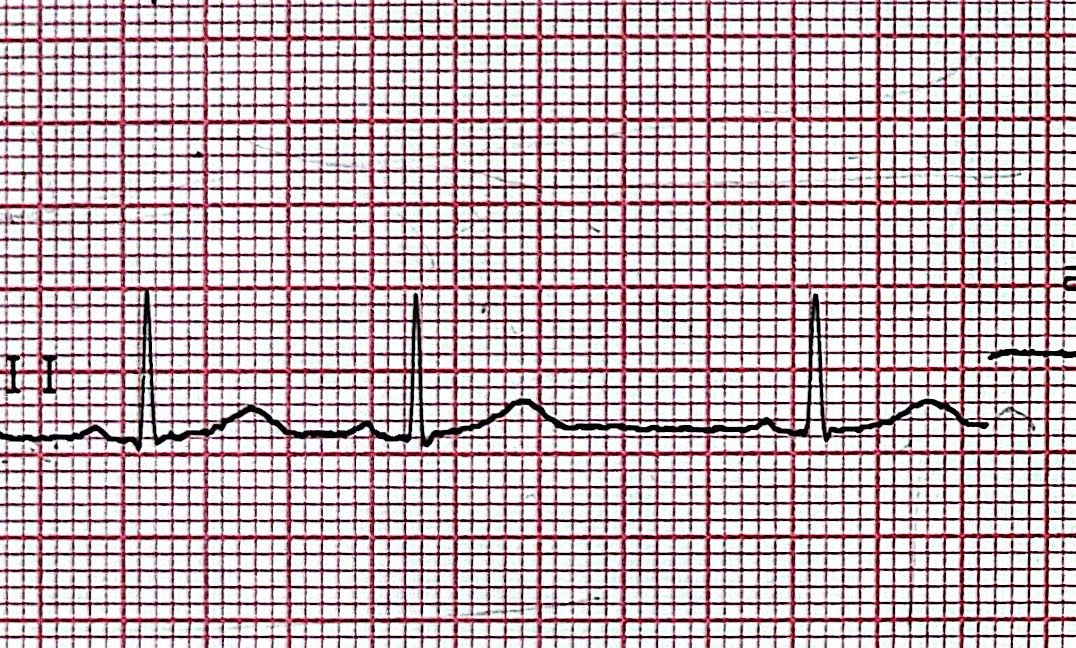
#> input picture img/magic_CUT_new.jpg, 1076 x 648 px
$ python main.py
#> lines starting #> are read from the running program, lines starting #| are printed output that depends on the picture; after the words box and inside, x2 and y2 are one past the last pixel; in counts of white or black regions, pixels touching at a corner belong together
### find_contours.py
import cv2
import numpy as np

__all__ = []


def find_contours(picture, kernel_limit):
    img = cv2.imread(picture)

    # median blur
    median = cv2.medianBlur(img, 5)

    # threshold on black
    lower = (0, 0, 0)
    upper = (45, 45, 45)
    # upper = (15, 15, 15)
    thresh = cv2.inRange(median, lower, upper)

    # apply morphology open and close
    kernel = cv2.getStructuringElement(cv2.MORPH_RECT, (3, 3))
    morph = cv2.morphologyEx(thresh, cv2.MORPH_OPEN, kernel)
    kernel = cv2.getStructuringElement(
        cv2.MORPH_RECT,
        (kernel_limit, kernel_limit),
    )
    morph = cv2.morphologyEx(morph, cv2.MORPH_CLOSE, kernel)

    # filter contours on area
    contours = cv2.findContours(
        morph,
        cv2.RETR_EXTERNAL,
        cv2.CHAIN_APPROX_SIMPLE,
    )
    contours = contours[0] if len(contours) == 2 else contours[1]

    line1 = []
    line2 = []

    # find ecg lines
    for i in range(len(contours)):
        area = cv2.contourArea(contours[i])
        if area > 3000:
            contour = np.ndarray.tolist(contours[i])
            prom = []
            for item in contour:
                prom.append(item[0])

            mi = min([item[0] for item in prom])
            ma = max([item[0] for item in prom])

            start_line = []
            j = 0

            while prom[j][0] != mi:
                start_line.append(prom[j])
                j += 1

            start_line.append(prom[j])
            start_line.reverse()
            start = j

            while prom[j][0] != ma:
                j += 1

            end_line = prom[j:]
            end_line.reverse()

            line1 = start_line + end_line
            line2 = prom[start : j + 1]
            cv2.drawContours(img, [contours[i]], -1, (0, 0, 255), 2)

    cv2.namedWindow('Electric cardiogram of heart', cv2.WINDOW_NORMAL)
    cv2.imshow('Electric cardiogram of heart', img)

    if cv2.waitKey(0) & 0xFF == ord('q'):
        cv2.destroyAllWindows()

    return line1, line2

### rectangle.py
import cv2

__all__ = []


def find_small_scale(image_path):
    # Read the input image
    input_image = cv2.imread(image_path)

    # Convert image to grayscale
    grayscale_image = cv2.cvtColor(input_image, cv2.COLOR_BGR2GRAY)

    # Convert to binary image
    _, binary_image = cv2.threshold(
        grayscale_image,
        150,
        255,
        cv2.THRESH_BINARY,
    )

    # Find all the contours
    all_contours, hierarchy = cv2.findContours(
        binary_image,
        cv2.RETR_LIST,
        cv2.CHAIN_APPROX_SIMPLE,
    )

    # Find mode
    variants = []
    axis_variants = []

    # Loop through individual contours
    for contour in all_contours:
        # Approximate contour to a polygon
        perimeter = cv2.arcLength(contour, True)
        approx = cv2.approxPolyDP(contour, 0.02 * perimeter, True)

        # Calculate aspect ratio and bounding box
        if len(approx) == 4:
            x, y, w, h = cv2.boundingRect(approx)
            axis_variants.append(y)

            if w == h:
                variants.append(h)

            # aspect_ratio = float(w) / h
            # print(np.ndarray.tolist(approx))
            # Draw bounding box
            # cv2.drawContours(input_image, [approx], -1, (0, 255, 0), 3)

    axis_variants = list(set(axis_variants))
    axis_variants.sort()

    # Display the result
    # cv2.imshow("Detected Rectangles", input_image)
    # cv2.waitKey(0)
    # cv2.destroyAllWindows()

    return max(set(variants), key=variants.count), axis_variants

### curve_analysis.py
__all__ = []


def find_extremes(array):
    deltas = [0] + [
        array[i][1] - array[i + 1][1] for i in range(len(array) - 1)
    ]
    start = 0
    while deltas[start] == 0:
        start += 1

    minimums = []
    maximums = []
    growth = True if deltas[start] > 0 else False

    for i in range(start + 1, len(deltas)):
        if deltas[i] > 0 and not growth:
            minimums.append(array[i - 1])
            growth = True
        elif deltas[i] < 0 and growth:
            maximums.append(array[i - 1])
            growth = False

    return minimums, maximums


# [39 lines left out: function find_extremes_efd, not called in this run]


def find_establish_points(array, min_distance):
    deltas = [0] + [
        array[i][1] - array[i + 1][1] for i in range(len(array) - 1)
    ]
    establish_points = []

    for i in range(1, len(deltas)):
        if deltas[i] == 0 and array[i][0] - array[i - 1][0] > min_distance / 2:
            y = array[i][1]
            for x in range(array[i - 1][0], array[i][0] + 1):
                establish_points.append([x, y])

    return establish_points


def find_neighbour_minimums(
    maximums,
    category_count,
    current_categories,
    potential_neighbour_minimums,
):
    category_maximums = [
        maximums[i]
        for i in range(len(maximums))
        if i % category_count in current_categories
    ]
    neighbour_minimums = []
    ind = 0

    for i in range(1, len(potential_neighbour_minimums)):
        if (
            potential_neighbour_minimums[i][0] > category_maximums[ind][0]
            and potential_neighbour_minimums[i][1] != category_maximums[ind][1]
        ):
            k = 1
            while (
                potential_neighbour_minimums[i - k][1]
                == category_maximums[ind][1]
            ):
                k += 1

            neighbour_minimums.append(potential_neighbour_minimums[i - k])
            neighbour_minimums.append(potential_neighbour_minimums[i])
            ind += 1

            if ind == len(category_maximums):
                break

    return neighbour_minimums


def find_neighbour_maximums(
    minimums,
    max_distance,
    potential_neighbour_maximums,
):
    neighbour_maximums = []
    ind = 0

    for i in range(len(potential_neighbour_maximums)):
        if (
            ind % 2 == 0
            and minimums[ind][0] - potential_neighbour_maximums[i][0]
            <= max_distance
        ):
            neighbour_maximums.append(potential_neighbour_maximums[i - 1])
            ind += 1
        elif (
            ind % 2 == 1
            and potential_neighbour_maximums[i][0] - minimums[ind][0]
            > max_distance
        ):
            neighbour_maximums.append(potential_neighbour_maximums[i])
            ind += 1

        if ind == len(minimums):
            break

    return neighbour_maximums

### curve_calculation.py
import cv2

__all__ = []


def draw_lower_layout(img, x1, x2, y, layout_length, text):
    cv2.line(img, (x1, y), (x1, y + layout_length), (0, 0, 0), 1)
    cv2.line(img, (x2, y), (x2, y + layout_length), (0, 0, 0), 1)
    cv2.line(
        img,
        (x1, y + layout_length),
        (x2, y + layout_length),
        (0, 120, 255),
        2,
    )

    cv2.line(
        img,
        (x1, y + layout_length),
        (x1 + 5, y + layout_length + 3),
        (0, 0, 0),
        2,
    )
    cv2.line(
        img,
        (x1, y + layout_length),
        (x1 + 5, y + layout_length - 3),
        (0, 0, 0),
        2,
    )
    cv2.line(
        img,
        (x1 + 5, y + layout_length - 3),
        (x1 + 5, y + layout_length + 3),
        (0, 0, 0),
        2,
    )

    cv2.line(
        img,
        (x2 - 5, y + layout_length - 3),
        (x2, y + layout_length),
        (0, 0, 0),
        2,
    )
    cv2.line(
        img,
        (x2 - 5, y + layout_length + 3),
        (x2, y + layout_length),
        (0, 0, 0),
        2,
    )
    cv2.line(
        img,
        (x2 - 5, y + layout_length - 3),
        (x2 - 5, y + layout_length + 3),
        (0, 0, 0),
        2,
    )

    cv2.putText(
        img,
        text,
        ((x1 + x2) // 2 - 10, y + layout_length + 10),
        cv2.FONT_HERSHEY_SIMPLEX,
        0.35,
        (255, 0, 0),
        1,
    )


def draw_upper_layout(img, x1, x2, y, layout_length, text):
    cv2.line(img, (x1, y), (x1, y - layout_length), (0, 0, 0), 1)
    cv2.line(img, (x2, y), (x2, y - layout_length), (0, 0, 0), 1)
    cv2.line(
        img,
        (x1, y - layout_length),
        (x2, y - layout_length),
        (0, 120, 255),
        2,
    )

    cv2.line(
        img,
        (x1, y - layout_length),
        (x1 + 5, y - layout_length + 3),
        (0, 0, 0),
        2,
    )
    cv2.line(
        img,
        (x1, y - layout_length),
        (x1 + 5, y - layout_length - 3),
        (0, 0, 0),
        2,
    )
    cv2.line(
        img,
        (x1 + 5, y - layout_length - 3),
        (x1 + 5, y - layout_length + 3),
        (0, 0, 0),
        2,
    )

    cv2.line(
        img,
        (x2 - 5, y - layout_length - 3),
        (x2, y - layout_length),
        (0, 0, 0),
        2,
    )
    cv2.line(
        img,
        (x2 - 5, y - layout_length + 3),
        (x2, y - layout_length),
        (0, 0, 0),
        2,
    )
    cv2.line(
        img,
        (x2 - 5, y - layout_length - 3),
        (x2 - 5, y - layout_length + 3),
        (0, 0, 0),
        2,
    )

    cv2.putText(
        img,
        text,
        ((x1 + x2) // 2 - 10, y - layout_length - 5),
        cv2.FONT_HERSHEY_SIMPLEX,
        0.35,
        (255, 0, 0),
        1,
    )


def draw_layout(img, maximums, establish_points, small_rectangle_length):
    for i in range(len(establish_points) // 6):
        draw_lower_layout(
            img,
            establish_points[6 * i][0],
            establish_points[6 * i + 2][0],
            establish_points[6 * i][1],
            small_rectangle_length * 3,
            'Int PQ',
        )
        draw_lower_layout(
            img,
            establish_points[6 * i + 2][0],
            establish_points[6 * i + 3][0],
            establish_points[6 * i + 2][1],
            small_rectangle_length * 5,
            'QRS',
        )
        draw_lower_layout(
            img,
            establish_points[6 * i + 2][0],
            establish_points[6 * i + 5][0],
            establish_points[6 * i + 2][1],
            small_rectangle_length * 8,
            'Int QT',
        )

        draw_upper_layout(
            img,
            establish_points[6 * i + 1][0],
            establish_points[6 * i + 2][0],
            establish_points[6 * i + 1][1],
            small_rectangle_length * 3,
            'Seg PQ',
        )
        draw_upper_layout(
            img,
            establish_points[6 * i + 3][0],
            establish_points[6 * i + 4][0],
            establish_points[6 * i + 3][1],
            small_rectangle_length * 3,
            'Seg ST',
        )

    r_maximums = [maximums[i] for i in range(len(maximums)) if i % 3 == 1]
    for i in range(1, len(r_maximums)):
        draw_upper_layout(
            img,
            r_maximums[i - 1][0],
            r_maximums[i][0],
            r_maximums[i][1],
            (i + 1) * 20,
            f'Interval R{i}R{i + 1}',
        )


def print_parameters(maximums, establish_points, scale):
    for i in range(len(establish_points) // 6):
        print(f'Fragment {i + 1}:')
        segment_pq = round(
            (establish_points[6 * i + 2][0] - establish_points[6 * i + 1][0])
            / scale,
            3,
        )
        print(f'Segment PQ: {segment_pq} seconds')
        segment_st = round(
            (establish_points[6 * i + 4][0] - establish_points[6 * i + 3][0])
            / scale,
            3,
        )
        print(f'Segment ST: {segment_st} seconds')
        interval_pq = round(
            (establish_points[6 * i + 2][0] - establish_points[6 * i][0])
            / scale,
            3,
        )
        print(f'Interval PQ: {interval_pq} seconds')
        qrs = round(
            (establish_points[6 * i + 3][0] - establish_points[6 * i + 2][0])
            / scale,
            3,
        )
        print(f'QRS: {qrs} seconds')
        interval_qt = round(
            (establish_points[6 * i + 5][0] - establish_points[6 * i + 2][0])
            / scale,
            3,
        )
        print(f'Interval QT: {interval_qt} seconds\n')

    r_maximums = [maximums[i] for i in range(len(maximums)) if i % 3 == 1]
    print('Intervals RR:')
    for i in range(1, len(r_maximums)):
        print(
            f'R{i+1} - R{i} = '
            f'{round((r_maximums[i][0] - r_maximums[i - 1][0]) / scale, 3)}'
            f' seconds',
        )


# [26 lines left out: function find_corner, not called in this run]

### analysis_report.py
def print_report(minimums, maximums, establish_points, scale, small_rectangle_length, axis):
    # Анализ сердечного ритма и проводимости
    interval_r_r1 = (maximums[4][0] - maximums[1][0]) / scale  # Значение первого интервала R-R
    interval_r_r2 = (maximums[7][0] - maximums[4][0]) / scale
    interval_r_r_average = (interval_r_r1 + interval_r_r2) / 2

    # Это среднее значение интервала R-R в одном отведении
    percent_10_from_interval_r_r_average = interval_r_r_average / 10
    print(f'\n{percent_10_from_interval_r_r_average}')

    # Находим десять процентов от среднего значения интервала R-R
    difference_interval_r_r1_r_r2 = interval_r_r1 - interval_r_r2

    if difference_interval_r_r1_r_r2 < 0:
        positive_value = difference_interval_r_r1_r_r2 * (-1)
        if positive_value <= interval_r_r_average:
            print('Ритм правильный регулярный')
        else:
            print('Ритм неправильный(нерегулярный)')
    else:
        if difference_interval_r_r1_r_r2 < interval_r_r_average:
            print('Ритм правильный регулярный')
        else:
            print('Ритм неправильный(нерегулярный)')

    # Подсчет числа сердечных сокращений
    heart_rate = 60 / interval_r_r_average
    print(heart_rate)

    # Определение положения электрической оси сердца во фронтальной плоскости

    # Оценка функций проводимости
    length_of_tooth_p = establish_points[1][0] - establish_points[0][0]  # Длина зубца Р
    if length_of_tooth_p <= 0.1:
        print('Длина зубца P находится в допустимом диапозоне')
    else:
        print('Длина зубца P не находится в допустимом диапозоне ')

    # Длительность интервалов P-Q(R) во втором стандартном отведении
    interval_duration_pqr = minimums[1][0] - establish_points[0][0]
    if 0.12 <= interval_duration_pqr <= 0.2:
        print('Длительность интервала P-Q(R) находится в допустимом диапозоне(норма)')
    else:
        print('Длительность интервала P-Q(R)не находится в допустимом диапозоне(патология)')

    # Длительность желудочкового комплекса QRS
    ventricular_qrs_complex_duration = establish_points[3][0] - establish_points[2][0]
    if 0.06 <= ventricular_qrs_complex_duration <= 0.1:
        print('Длительность желудочкового комплекса QRS находится в допустимом диапозоне(норма)')
    else:
        print('Длительность желудочкового комплекса QRS не находится в допустимом диапозоне(патология)')

    # Интервал внутреннего отклонения в грудных отведениях V1 и V6
    internal_deviation_interval_v1 = 1
    internal_deviation_interval_v6 = 1
    if internal_deviation_interval_v1 <= 0.03:
        print('Интервал внутреннего отклонения в грудном отведении V1 находится в диапозоне нормы')
    else:
        print('Интервал внутреннего отклонения в грудном отведении V1 не находится в диапозоне нормы')

    if internal_deviation_interval_v6 <= 0.05:
        print('Интервал внутреннего отклонения в грудном отведении V6 находится в диапозоне нормы')
    else:
        print('Интервал внутреннего отклонения в грудном отведении V6 не находится в диапозоне нормы')

    # Анализ предсердного зубца P
    wave_amplitude_P = (max(establish_points[0][1], establish_points[2][1]) - maximums[0][1]) / small_rectangle_length  # Амплитуда зубца P
    if wave_amplitude_P <= 2.5:
        print('Амплитуда зубца P находится в диапозоне нормы')
    else:
        print('Амплитуда зубца P не находится в диапозоне нормы')

    # Полярность зубца P

    # Форма зубца P

    # Анализ желудочкового комплекса QRST

    # Амплитуда и продолжительность зубца Q
    wave_amplitud_Q = 3  # Значение амплитуды зубца Q
    length_of_tooth_Q = 2  # Значение продолжительности зубца Q

    if wave_amplitud_Q <= 0.03:
        print('Амплитуда зубца Q находится в диапозоне нормы')
    else:
        print('Амплитуда зубца Q не находится в диапозоне нормы')

    if length_of_tooth_Q <= 0.04:
        print('Продолжителность зубца Q находится в диапозоне нормы')
    else:
        print('Продолжителность зубца Q не находится в диапозоне нормы')

    # Амплитуда зубца R
    wave_amplitude_R = (axis - maximums[1][1]) / small_rectangle_length  # Значение амплитуды зубца R
    if 6 <= wave_amplitude_R <= 16:
        print('Амплитуда зубца R находится в диапозоне нормы')
    else:
        print('Амплитуда зубца R не находится в диапозоне нормы')

    # Амплитуда зубца S
    wave_amplitude_s = 1  # Значение амплитуды зубца S

    if 0 <= wave_amplitude_s <= 6:
        print('Амплитуда зубца S находится в диапозоне нормы')
    else:
        print('Амплитуда зубца S не находится в диапозоне нормы')

    # Анализ сегмента RS-T

    # Положительное (+) или отрицательное (-) отклонение точки соединения j от изоэлектрической линии

    # Смещение сегмента RS-T на расстояние 0.08 сек вправо от точки соединения j

    # Форма смещения сегмента RS-T

    # Полярность зубца T

    # Форма зубца T

    # Амплитуда зубца T
    wave_amplitude_t = (max(establish_points[4][1], establish_points[5][1]) - maximums[2][1]) / small_rectangle_length  # Значение амплитуды зубца Т

    if wave_amplitude_t <= 6:
        print('Амплитуда зубца T находится в диапозоне нормы')
    else:
        print('Амплитуда зубца T не находится в диапозоне нормы')

    # Анализ интервала Q-T
    interval_QT = (establish_points[5][0] - establish_points[2][0]) / scale  # Значение интервала Q-T
    interval_QT *= 1000  # Перевод секунд в микросекунды

    interval_QTC = interval_QT / (interval_r_r1 ** 0.5)

    if 360 <= interval_QTC <= 440:
        print(interval_QTC, 'Нормальная продолжительность корригированного интервала')
    elif 340 <= interval_QTC <= 359:
        print(interval_QTC, 'Пограничное значение корригированного интервала')
    elif 441 <= interval_QTC <= 460:
        print(interval_QTC, 'Пограничное значение корригированного интервала')
    elif interval_QTC < 340:
        print(interval_QTC, 'Корригированный интервал QT укорочен')
    else:
        # interval_QTC > 460
        print(interval_QTC, 'Корригированный интервал QT удлинен')

### main.py
import cv2

import find_contours
import rectangle
import curve_analysis
import curve_calculation
import analysis_report

__all__ = []


def second_section():
    picture = 'img/magic_CUT_new.jpg'
    show_picture = 'img/default_CUT_new.jpg'
    # img = cv2.imread(picture, cv2.IMREAD_GRAYSCALE)

    img = cv2.imread(picture)
#> img is the input picture: shape (648, 1076, 3); mean B, G, R 184, 178.6, 195.5
    img_height, img_width, img_channels = img.shape
    result = cv2.imread(show_picture)
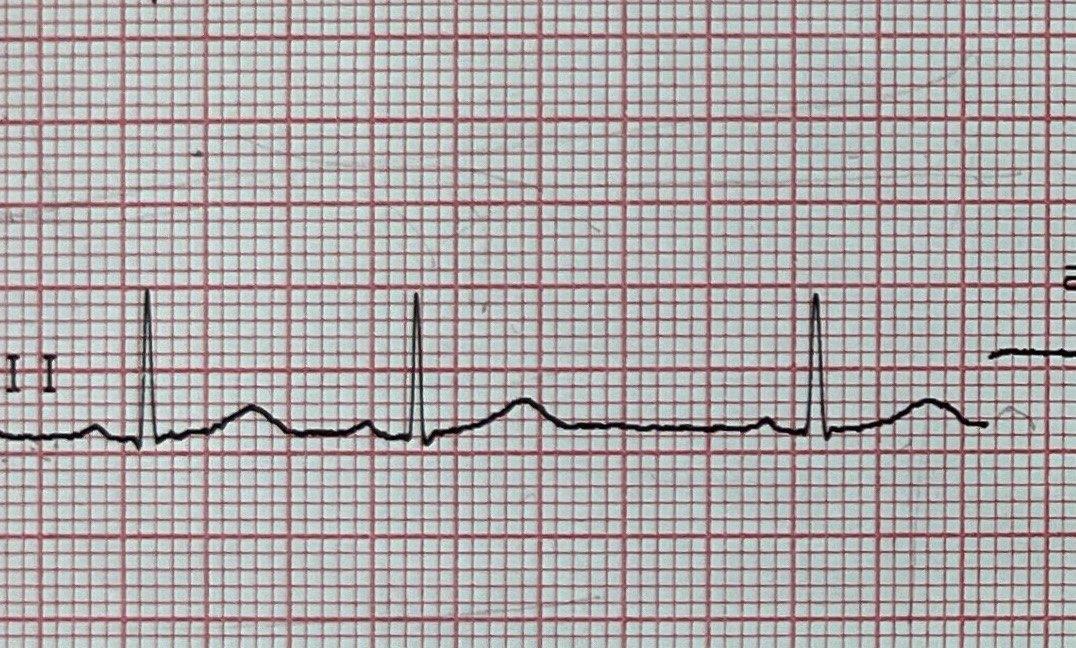
#> input picture img/default_CUT_new.jpg, 1076 x 648 px
#> result is the input picture: shape (648, 1076, 3); mean B, G, R 169, 168.4, 174.4

    upper_contour, _ = find_contours.find_contours(picture, 29)
#> in find_contours, `median = cv2.medianBlur(img, 5)`:
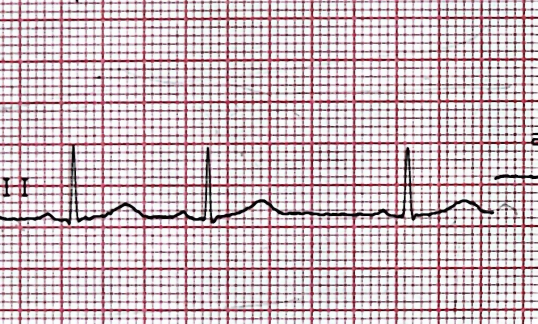
#> median: shape (648, 1076, 3) (shown at 1/2 size); mean B, G, R 194.3, 188.5, 206.5
#> in find_contours, `thresh = cv2.inRange(median, lower, upper)`:
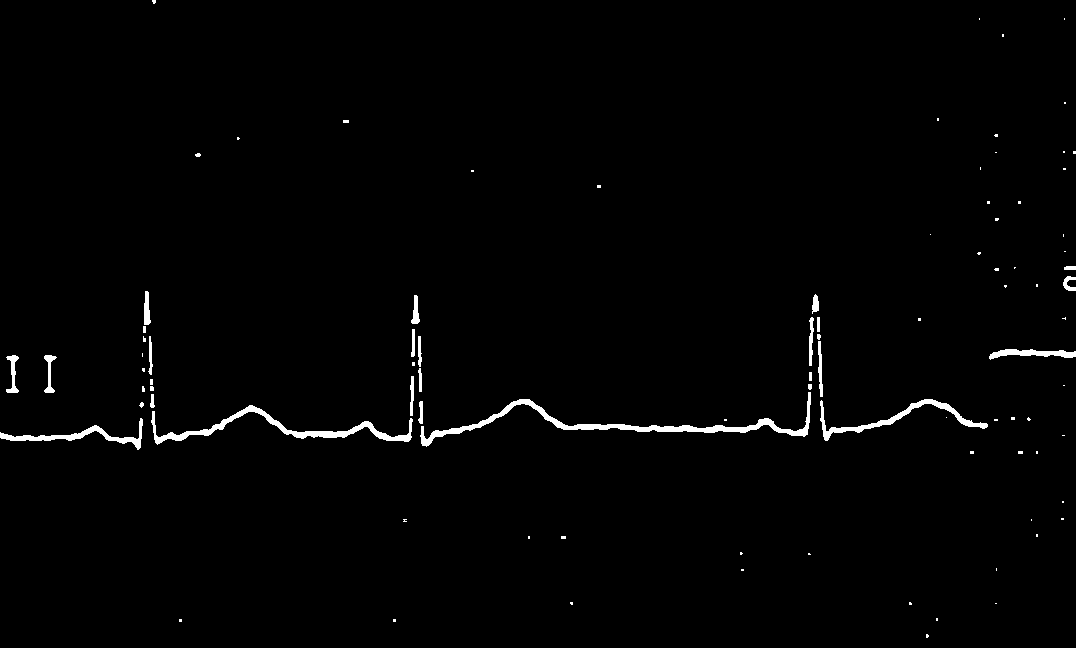
#> thresh: shape (648, 1076); 1.3% white; 92 white regions (66 under 20 px), largest, box (x1, y1, x2, y2) and area: (420, 392, 811, 447) 2398, (151, 405, 413, 445) 1704, (820, 399, 988, 441) 1055
#> (the rest of the program and of its run is left out)
